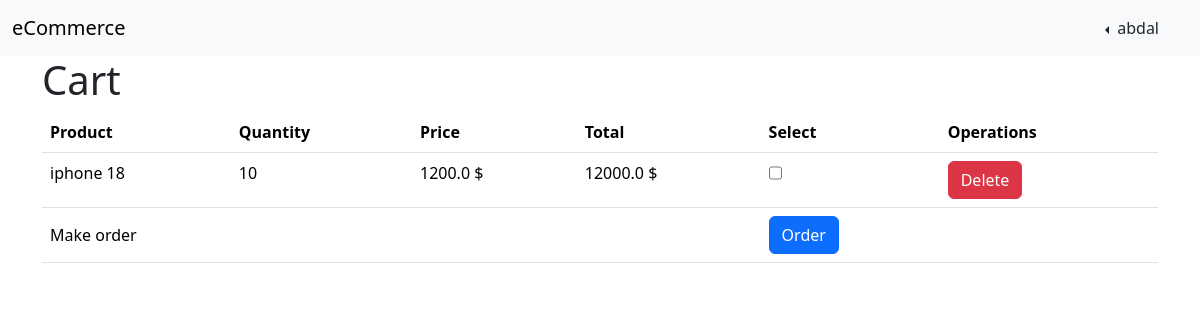
The app's page /cart/ (signed in) with its own data.
### store/models.py (models this page shows)
class Cart(models.Model):
    id = models.IntegerField(primary_key=True, auto_created=True, unique=True, editable=False)
    user = models.ForeignKey('auth.User', on_delete=models.CASCADE)
    product = models.ForeignKey(Product, on_delete=models.CASCADE)
    qty = models.IntegerField(default=0)

class Product(models.Model):
    id = models.IntegerField(primary_key=True, auto_created=True, unique=True, editable=False)
    user = models.ForeignKey('auth.User', on_delete=models.CASCADE)
    name = models.CharField(max_length=200)
    details = models.TextField()
    qty = models.IntegerField(default=0)
    price = models.FloatField(default=1.0)

### store/views.py (the view)
# urls.py: path('cart/', view.cart, name='cart.index'),
@login_required
def cart(request):
    carts = Cart.objects.filter(user=request.user).exclude(orderitem__isnull=False)
    for cart in carts:
        cart.total = cart.qty * cart.product.price
    context = {"carts": carts}
    return render(request, "cart/index.html", context)

### store/templates/cart/index.html (shortened to what this page needs)
{% extends 'base.html' %} {% block title %} Cart {% endblock %}
{% block content %}
<h1>Cart</h1>
<form action="{% url 'order.create' %}" method="post">
    <table class="table">
        <thead>
            <th>Product</th>
            <th>Quantity</th>
            <th>Price</th>
            <th>Total</th>
            <th>Select</th>
            <th>Operations</th>
        </thead>
        {% for item in carts %}
        <tr>
            <td>{{ item.product.name }}</td>
            <td>{{ item.qty }}</td>
            <td>{{ item.product.price }} $</td>
            <td>{{ item.total }} $</td>
            <td>
                <input class="form-check" type="checkbox" name="selected" id="selected" value="{{ item.id }}">
            </td>
            <td>
                <form method="POST" action="{% url 'cart.delete' item.id %}">
                    <button class="btn btn-danger">Delete</button>
                </form>
            </td>
        </tr>
        {% endfor %}
        <tfoot>
            <td colspan="4">Make order</td>
            <td>
                <button type="button" class="btn btn-primary" data-bs-toggle="modal" data-bs-target="#newOrderModel">
                    Order
                </button>
            </td>
            <td></td>
        </tfoot>
    </table>
</form>
{% endblock %}

### account/templates/base.html (shortened to what this page needs)
<!DOCTYPE html>
<html lang="en">
<head>
  <link href="https://cdn.jsdelivr.net/npm/bootstrap@5.3.8/dist/css/bootstrap.min.css" rel="stylesheet"
 />
</head>
<body>
  <nav class="navbar navbar-expand-lg bg-body-tertiary">
    <div class="container-fluid">
      <a class="navbar-brand" href="{% url 'store.index' %}">eCommerce</a>
      <div class="collapse navbar-collapse" id="navbarNav">
        <ul class="navbar-nav ms-auto me-3">
          {% if user.is_authenticated %}
          <li class="nav-item dropstart">
            <button class="btn dropdown-toggle" data-bs-toggle="dropdown" aria-expanded="false">
              {{ user.username }}
            </button>
                  {% load static %}
          </li>
          {% endif %}
        </ul>
      </div>
    </div>
  </nav>
  <div class="container">
    {% block content %}
    {% endblock %}
  </div>
</body>
</html>

### records on screen
Cart: product.name "iphone 18", qty "10", product.price "1200.0", total "12000.0"

### other values on screen
{{ user.username }} "abdal"
